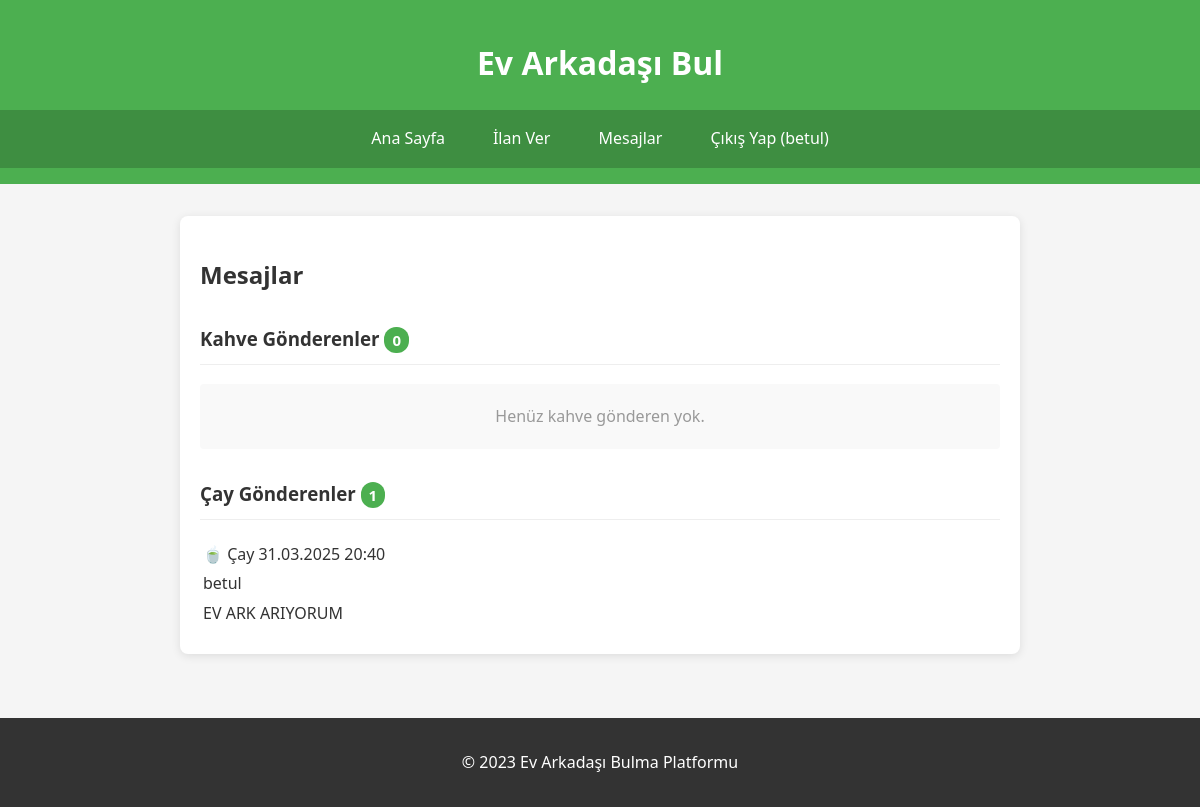
The page /mesajlar (signed in) on the database its author committed.
### tables this page shows
CREATE TABLE users (
            id INTEGER PRIMARY KEY AUTOINCREMENT,
            username TEXT UNIQUE NOT NULL,
            password TEXT NOT NULL,
            email TEXT UNIQUE NOT NULL,
            phone TEXT,
            created_at TIMESTAMP DEFAULT CURRENT_TIMESTAMP
        );

CREATE TABLE begeniler (
            id INTEGER PRIMARY KEY AUTOINCREMENT,
            ilan_id INTEGER NOT NULL,
            gonderen_id INTEGER NOT NULL,
            tip TEXT NOT NULL,  -- 'cay' veya 'kahve'
            tarih TIMESTAMP DEFAULT CURRENT_TIMESTAMP,
            FOREIGN KEY(ilan_id) REFERENCES ilanlar(id),
            FOREIGN KEY(gonderen_id) REFERENCES users(id),
            UNIQUE(ilan_id, gonderen_id)  -- Bir kullanıcı bir ilana sadece bir kez beğeni gönderebilir
        );

CREATE TABLE ilanlar (
            id INTEGER PRIMARY KEY AUTOINCREMENT,
            baslik TEXT NOT NULL,
            aciklama TEXT NOT NULL,
            fiyat REAL NOT NULL,
            konum TEXT NOT NULL,
            cinsiyet TEXT NOT NULL,
            oda_sayisi TEXT NOT NULL,
            sigara BOOLEAN DEFAULT 0,
            alkol BOOLEAN DEFAULT 0,
            evcil_hayvan BOOLEAN DEFAULT 0,
            resimler TEXT,
            tarih TIMESTAMP DEFAULT CURRENT_TIMESTAMP,
            user_id INTEGER,
            FOREIGN KEY(user_id) REFERENCES users(id)
        );

### app.py (the view)
@app.route('/mesajlar')
@login_required
def mesajlar():
    db = get_db()
    cursor = db.conn.cursor()
    cursor.execute(
        "SELECT COUNT(*) FROM ilanlar WHERE user_id = ?",
        (session['user_id'],)
    )
    is_ev_sahibi = cursor.fetchone()[0] > 0
    begeniler = []
    cursor.execute('''
        SELECT b.*, u.username, i.baslik as ilan_baslik,
               mi.durum as istek_durumu, mo.id as oda_id
        FROM begeniler b
        JOIN users u ON b.gonderen_id = u.id
        JOIN ilanlar i ON b.ilan_id = i.id
        LEFT JOIN mesaj_istekleri mi ON
            mi.ilan_id = b.ilan_id AND
            mi.gonderen_id = b.gonderen_id
        LEFT JOIN mesaj_odalari mo ON
            (mo.kullanici1_id = b.gonderen_id AND mo.kullanici2_id = ?) OR
            (mo.kullanici2_id = b.gonderen_id AND mo.kullanici1_id = ?)
        WHERE i.user_id = ? OR b.gonderen_id = ?
        ORDER BY b.tarih DESC
    ''', (session['user_id'], session['user_id'], session['user_id'], session['user_id']))
    begeniler = [dict(row) for row in cursor.fetchall()]
    kahve_gonderenler = [b for b in begeniler if b['tip'] == 'kahve']
    cay_gonderenler = [b for b in begeniler if b['tip'] == 'cay']
    return render_template('mesajlar.html',
                        kahve_gonderenler=kahve_gonderenler,
                        cay_gonderenler=cay_gonderenler,
                        is_ev_sahibi=is_ev_sahibi)

### app.py (called while the page is built)
@app.template_filter('datetimeformat')
def datetimeformat(value, format='%d.%m.%Y %H:%M'):
    if isinstance(value, str):
        value = datetime.strptime(value, '%Y-%m-%d %H:%M:%S')
    return value.strftime(format)

def get_db():
    if 'db' not in g:
        g.db = Database(app.config['DATABASE'])
    return g.db

def generate_csrf_token():
    if '_csrf_token' not in session:
        session['_csrf_token'] = secrets.token_hex(16)
    return session['_csrf_token']

def login_required(f):
    @wraps(f)
    def decorated_function(*args, **kwargs):
        if 'user_id' not in session:
            flash('Bu sayfayı görüntülemek için giriş yapmalısınız', 'danger')
            return redirect(url_for('login', next=request.url))
        return f(*args, **kwargs)
    return decorated_function

@app.context_processor
def utility_processor():
    def file_exists(path):
        return os.path.exists(path)
    return dict(file_exists=file_exists)

### database.py (called while the page is built)
    def upgrade_database(self):
        try:
            cursor = self.conn.cursor()
            cursor.execute("PRAGMA table_info(mesaj_istekleri)")
            columns = [col[1] for col in cursor.fetchall()]
            if 'oda_id' not in columns:
                cursor.execute('ALTER TABLE mesaj_istekleri ADD COLUMN oda_id INTEGER REFERENCES mesaj_odalari(id)')
                self.conn.commit()
                print("Veritabanı şeması güncellendi: oda_id eklendi")
        except sqlite3.Error as e:
            print("Veritabanı güncelleme hatası:", e)

    def close(self):
        if hasattr(self, 'conn') and self.conn:
            self.conn.close()

    def __del__(self):
        self.close()

### templates/mesajlar.html (shortened to what this page needs)
{% extends "base.html" %}
{% block content %}
<section class="mesajlar-section">
    <h2>Mesajlar</h2>
    <div class="begeni-listesi">
        <h3>Kahve Gönderenler <span class="badge">{{ kahve_gonderenler|length }}</span></h3>
        {% if kahve_gonderenler %}
        <div class="begeni-grid">
            {% for begeni in kahve_gonderenler %}
            <div class="begeni-karti kahve">
                <div class="begeni-header">
                    <span class="begeni-tip">☕ Kahve</span>
                    <span class="begeni-tarih">{{ begeni.tarih|datetimeformat }}</span>
                </div>
                <div class="begeni-icerik">
                    <div class="kullanici-bilgi">
                        <span class="username">{{ begeni.username }}</span>
                        <span class="ilan-baslik">{{ begeni.ilan_baslik }}</span>
                    </div>
					<a href="{{ url_for('mesaj_odasi', oda_id=begeni.oda_id) if begeni.oda_id else '#' }}"
					   class="btn {% if begeni.oda_id %}btn-primary{% else %}btn-secondary disabled{% endif %}">
					   {% if begeni.oda_id %}Mesajlaş{% else %}Onay Bekliyor{% endif %}
					</a>
                </div>
            </div>
            {% endfor %}
        </div>
        {% else %}
        <p class="bos-liste">Henüz kahve gönderen yok.</p>
        {% endif %}
        <h3>Çay Gönderenler <span class="badge">{{ cay_gonderenler|length }}</span></h3>
		{% if cay_gonderenler %}
		<table>
			{% for begeni in cay_gonderenler %}
			<tr>
				<td>🍵 Çay</td>
				<td>{{ begeni.tarih|datetimeformat }}</td>
			</tr>
			<tr>
				<td colspan="2">{{ begeni.username }}</td>
			</tr>
			<tr>
				<td colspan="2">{{ begeni.ilan_baslik }}</td>
			</tr>
			<tr>
				<td colspan="2">
				</td>
			</tr>
			{% endfor %}
		</table>
		{% else %}
		<p>Henüz çay gönderen yok.</p>
		{% endif %}
    </div>
</section>
{% endblock %}

### templates/base.html (shortened to what this page needs)
<!DOCTYPE html>
<html lang="tr">
<head>
    <link rel="stylesheet" href="{{ url_for('static', filename='css/style.css') }}">
</head>
<body>
    <header>
        <h1>Ev Arkadaşı Bul</h1>
        <nav>
            <a href="{{ url_for('index') }}">Ana Sayfa</a>
            {% if 'user_id' in session %}
                <a href="{{ url_for('ilan_ver') }}">İlan Ver</a>
    		<a href="{{ url_for('mesajlar') }}">Mesajlar</a>
                <a href="{{ url_for('logout') }}">Çıkış Yap ({{ session['username'] }})</a>
            {% else %}
                <a href="{{ url_for('login') }}">Giriş Yap</a>
            {% endif %}
        </nav>
    </header>
    <main>
        {% block content %}{% endblock %}
    </main>
    <footer>
        <p>&copy; 2023 Ev Arkadaşı Bulma Platformu</p>
    </footer>
</body>
</html>

### static/css/style.css (style rules this page uses)
body { font-family: 'Segoe UI', Tahoma, Geneva, Verdana, sans-serif; line-height: 1.6; margin: 0; padding: 0; color: #333; background-color: #f5f5f5; }
header { background-color: #4CAF50; color: white; padding: 1rem 0; text-align: center; }
nav { display: flex; justify-content: center; gap: 1rem; padding: 0.5rem 0; background-color: #3e8e41; }
nav a { color: white; text-decoration: none; padding: 0.5rem 1rem; border-radius: 4px; transition: background-color 0.3s; }
main { padding: 2rem; max-width: 1200px; margin: 0 auto; }
footer { text-align: center; padding: 1rem 0; background-color: #333; color: white; margin-top: 2rem; }
.mesajlar-section { max-width: 800px; margin: 0 auto; padding: 20px; background: white; border-radius: 8px; box-shadow: 0 2px 10px rgba(0,0,0,0.1); }
.begeni-listesi h3 { margin-top: 30px; padding-bottom: 10px; border-bottom: 1px solid #eee; color: #333; }
.badge { background: #4CAF50; color: white; padding: 3px 8px; border-radius: 12px; font-size: 0.8em; }
.bos-liste { color: #999; text-align: center; padding: 20px; background: #f9f9f9; border-radius: 4px; }

### rows shown on the page
users: username "betul"
begeniler: tarih "31.03.2025 20:40", username "betul", ilan_baslik "EV ARK ARIYORUM"

### other values the page prints
{{ kahve_gonderenler|length }} "0"
{{ cay_gonderenler|length }} "1"
